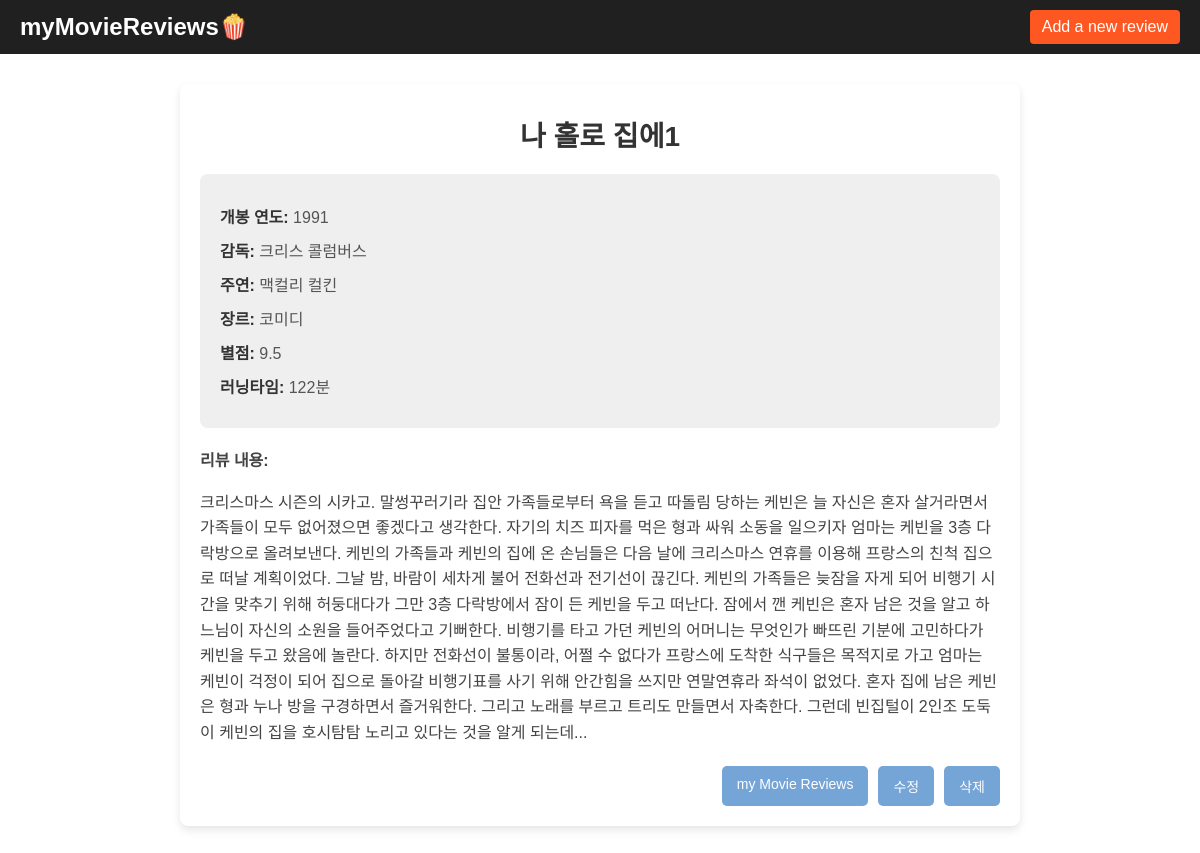
/6/, run on the app's committed database.
### ReviewList/models.py (models this page shows)
class Review(models.Model):
    title = models.TextField()  # 영화 제목
    release_year = models.IntegerField(null=True, blank=True) #개봉년도
    director = models.TextField()  # 감독
    main_actor = models.TextField()  # 주연
    genre = models.TextField()  # 장르
    rating = models.DecimalField(max_digits=3, decimal_places=1)  # 별점
    runtime = models.IntegerField()  # 러닝타임 분으로 표기
    content = models.TextField()  # 리뷰 내용
    created_at = models.DateTimeField(auto_now_add=True)  # 작성일

### ReviewList/views.py (the view)
# urls.py: path('<int:id>/', views.review_detail, name='review_detail'),  # 리뷰 디테일
def review_detail(request, id):
    review = get_object_or_404(Review, id=id)
    return render(request, 'review_detail.html', {'review': review})

### ReviewList/templates/review_detail.html (shortened to what this page needs)
<!DOCTYPE html>
<html>
<head>
</head>
<body>
    <header>
        <h1>myMovieReviews🍿</h1>
        <a href="{% url 'ReviewList:review_create' %}">Add a new review</a>
    </header>
    <div class="container">
        <h2>{{ review.title }}</h2>
        <div class="main_review">
            <p><strong>개봉 연도:</strong> {{ review.release_year }}</p>
            <p><strong>감독:</strong> {{ review.director }}</p>
            <p><strong>주연:</strong> {{ review.main_actor }}</p>
            <p><strong>장르:</strong> {{ review.genre }}</p>
            <p><strong>별점:</strong> {{ review.rating }}</p>
            <p><strong>러닝타임:</strong> {{ review.runtime }}분</p>
        </div>
        <div class="review_content">
            <strong>리뷰 내용:</strong>
            <p>{{ review.content }}</p>
        </div>
        <div class="action_links">
            <a href="{% url 'ReviewList:review_list' %}">my Movie Reviews</a>
            <a href="{% url 'ReviewList:review_update' review.id %}">수정</a>
            <a href="{% url 'ReviewList:review_delete' review.id %}">삭제</a>
        </div>
    </div>
</body>
</html>

### ReviewList/templates/review_detail.html (style rules this page uses)
body { font-family: Arial, sans-serif; margin: 0; padding: 0; background-color:white; }
header { background-color: #202020; color: white; padding: 10px 20px; display: flex; justify-content: space-between; align-items: center; }
header h1 { margin: 0; font-size: 24px; }
header a { color: white; text-decoration: none; font-size: 16px; background-color: #ff5722; padding: 8px 12px; border-radius: 4px; }
.container { background-color: white; margin: 30px auto; padding: 20px; max-width: 800px; border-radius: 8px; box-shadow: 0 4px 8px rgba(0, 0, 0, 0.1); }
h2 { font-size: 28px; margin: 10px 0 20px; color: #333; text-align: center; }
.main_review { background-color: #efefef; padding: 20px; border-radius: 8px; margin-bottom: 20px; }
.main_review p { margin: 10px 0; font-size: 16px; color: #555; }
.main_review p strong { font-weight: bold; color: #333; }
.review_content { font-size: 16px; line-height: 1.6; color: #444; margin-bottom: 20px; }
.action_links { display: flex; justify-content: flex-end; gap: 10px; }
.action_links a { text-decoration: none; color: white; background-color: #75a4d7; padding: 10px 15px; border-radius: 5px; font-size: 14px; }

### data on the page
Review: title "나 홀로 집에1", release_year "1991", director "크리스 콜럼버스", main_actor "맥컬리 컬킨", genre "코미디", rating "9.5", runtime "122", content "크리스마스 시즌의 시카고. 말썽꾸러기라 집안 가족들로부터 욕을 듣고 따돌림 당하는 케빈은 늘 자신은 혼자 살거라면서 가족들이 모두 없어졌으면 좋겠다고 생각한다. 자기의 치즈 피자를 먹은 형과 싸워 소동을 일으키자 엄마는 케빈을 3층 다락방으로 올려보낸다. 케빈의 가족들과 케빈의 집에 온 손님들은 다음 날에 크리스마스 연휴를 이용해 프랑스의 친척 집으로 떠날 계획이었다. 그날 밤, 바람이 세차게 불어 전화선과 전기선이 끊긴다. 케빈의 가족들은 늦잠을 자게 되어 비행기 시간을 맞추기 위해 허둥대다가 그만 3층 다락방에서 잠이 든 케빈을 두고 떠난다. 잠에서 깬 케빈은 혼자 남은 것을 알고 하느님이 자신의 소원을 들어주었다고 기뻐한다. 비행기를 타고 가던 케빈의 어머니는 무엇인가 빠뜨린 기분에 고민하다가 케빈을 두고 왔음에 놀란다. 하지만 전화선이 불통이라, 어쩔 수 없다가 프랑스에 도착한 식구들은 목적지로 가고 엄마는 케빈이 걱정이 되어 집으로 돌아갈 비행기표를 사기 위해 안간힘을 쓰지만 연말연휴라 좌석이 없었다. 혼자 집에 남은 케빈은 형과 누나 방을 구경하면서 즐거워한다. 그리고 노래를 부르고 트리도 만들면서 자축한다. 그런데 빈집털이 2인조 도둑이 케빈의 집을 호시탐탐 노리고 있다는 것을 알게 되는데..."
